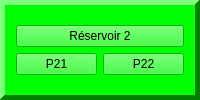
                <widget class="QFrame" name="F2">
                 <property name="palette">
                  <palette>
                   <active>
                    <colorrole role="WindowText">
                     <brush brushstyle="SolidPattern">
                      <color alpha="255">
                       <red>0</red>
                       <green>0</green>
                       <blue>0</blue>
                      </color>
                     </brush>
                    </colorrole>
                    <colorrole role="Button">
                     <brush brushstyle="SolidPattern">
                      <color alpha="255">
                       <red>0</red>
                       <green>255</green>
                       <blue>0</blue>
                      </color>
                     </brush>
                    </colorrole>
                    <colorrole role="Light">
                     <brush brushstyle="SolidPattern">
                      <color alpha="255">
                       <red>127</red>
                       <green>255</green>
                       <blue>127</blue>
                      </color>
                     </brush>
                    </colorrole>
                    <colorrole role="Midlight">
                     <brush brushstyle="SolidPattern">
                      <color alpha="255">
                       <red>63</red>
                       <green>255</green>
                       <blue>63</blue>
                      </color>
                     </brush>
                    </colorrole>
                    <colorrole role="Dark">
                     <brush brushstyle="SolidPattern">
                      <color alpha="255">
                       <red>0</red>
                       <green>127</green>
                       <blue>0</blue>
                      </color>
                     </brush>
                    </colorrole>
                    <colorrole role="Mid">
                     <brush brushstyle="SolidPattern">
                      <color alpha="255">
                       <red>0</red>
                       <green>170</green>
                       <blue>0</blue>
                      </color>
                     </brush>
                    </colorrole>
                    <colorrole role="Text">
                     <brush brushstyle="SolidPattern">
                      <color alpha="255">
                       <red>0</red>
                       <green>0</green>
                       <blue>0</blue>
                      </color>
                     </brush>
                    </colorrole>
                    <colorrole role="BrightText">
                     <brush brushstyle="SolidPattern">
                      <color alpha="255">
                       <red>255</red>
                       <green>255</green>
                       <blue>255</blue>
                      </color>
                     </brush>
                    </colorrole>
                    <colorrole role="ButtonText">
                     <brush brushstyle="SolidPattern">
                      <color alpha="255">
                       <red>0</red>
                       <green>0</green>
                       <blue>0</blue>
                      </color>
                     </brush>
                    </colorrole>
                    <colorrole role="Base">
                     <brush brushstyle="SolidPattern">
                      <color alpha="255">
                       <red>255</red>
                       <green>255</green>
                       <blue>255</blue>
                      </color>
                     </brush>
                    </colorrole>
                    <colorrole role="Window">
                     <brush brushstyle="SolidPattern">
                      <color alpha="255">
                       <red>0</red>
                       <green>255</green>
                       <blue>0</blue>
                      </color>
                     </brush>
                    </colorrole>
                    <colorrole role="Shadow">
                     <brush brushstyle="SolidPattern">
                      <color alpha="255">
                       <red>0</red>
                       <green>0</green>
                       <blue>0</blue>
                      </color>
                     </brush>
                    </colorrole>
                    <colorrole role="AlternateBase">
                     <brush brushstyle="SolidPattern">
                      <color alpha="255">
                       <red>127</red>
                       <green>255</green>
                       <blue>127</blue>
                      </color>
                     </brush>
                    </colorrole>
                    <colorrole role="ToolTipBase">
                     <brush brushstyle="SolidPattern">
                      <color alpha="255">
                       <red>255</red>
                       <green>255</green>
                       <blue>220</blue>
                      </color>
                     </brush>
                    </colorrole>
                    <colorrole role="ToolTipText">
                     <brush brushstyle="SolidPattern">
                      <color alpha="255">
                       <red>0</red>
                       <green>0</green>
                       <blue>0</blue>
                      </color>
                     </brush>
                    </colorrole>
                   </active>
                   <inactive>
                    <colorrole role="WindowText">
                     <brush brushstyle="SolidPattern">
                      <color alpha="255">
                       <red>0</red>
                       <green>0</green>
                       <blue>0</blue>
                      </color>
                     </brush>
                    </colorrole>
                    <colorrole role="Button">
                     <brush brushstyle="SolidPattern">
                      <color alpha="255">
                       <red>0</red>
                       <green>255</green>
                       <blue>0</blue>
                      </color>
                     </brush>
                    </colorrole>
                    <colorrole role="Light">
                     <brush brushstyle="SolidPattern">
                      <color alpha="255">
                       <red>127</red>
                       <green>255</green>
                       <blue>127</blue>
                      </color>
                     </brush>
                    </colorrole>
                    <colorrole role="Midlight">
                     <brush brushstyle="SolidPattern">
                      <color alpha="255">
                       <red>63</red>
                       <green>255</green>
                       <blue>63</blue>
                      </color>
                     </brush>
                    </colorrole>
                    <colorrole role="Dark">
                     <brush brushstyle="SolidPattern">
                      <color alpha="255">
                       <red>0</red>
                       <green>127</green>
                       <blue>0</blue>
                      </color>
                     </brush>
                    </colorrole>
                    <colorrole role="Mid">
                     <brush brushstyle="SolidPattern">
                      <color alpha="255">
                       <red>0</red>
                       <green>170</green>
                       <blue>0</blue>
                      </color>
                     </brush>
                    </colorrole>
                    <colorrole role="Text">
                     <brush brushstyle="SolidPattern">
                      <color alpha="255">
                       <red>0</red>
                       <green>0</green>
                       <blue>0</blue>
                      </color>
                     </brush>
                    </colorrole>
                    <colorrole role="BrightText">
                     <brush brushstyle="SolidPattern">
                      <color alpha="255">
                       <red>255</red>
                       <green>255</green>
                       <blue>255</blue>
                      </color>
                     </brush>
                    </colorrole>
                    <colorrole role="ButtonText">
                     <brush brushstyle="SolidPattern">
                      <color alpha="255">
                       <red>0</red>
                       <green>0</green>
                       <blue>0</blue>
                      </color>
                     </brush>
                    </colorrole>
                    <colorrole role="Base">
                     <brush brushstyle="SolidPattern">
                      <color alpha="255">
                       <red>255</red>
                       <green>255</green>
                       <blue>255</blue>
                      </color>
                     </brush>
                    </colorrole>
                    <colorrole role="Window">
                     <brush brushstyle="SolidPattern">
                      <color alpha="255">
                       <red>0</red>
                       <green>255</green>
                       <blue>0</blue>
                      </color>
                     </brush>
                    </colorrole>
                    <colorrole role="Shadow">
                     <brush brushstyle="SolidPattern">
                      <color alpha="255">
                       <red>0</red>
                       <green>0</green>
                       <blue>0</blue>
                      </color>
                     </brush>
                    </colorrole>
                    <colorrole role="AlternateBase">
                     <brush brushstyle="SolidPattern">
                      <color alpha="255">
                       <red>127</red>
                       <green>255</green>
                       <blue>127</blue>
                      </color>
                     </brush>
                    </colorrole>
                    <colorrole role="ToolTipBase">
                     <brush brushstyle="SolidPattern">
                      <color alpha="255">
                       <red>255</red>
                       <green>255</green>
                       <blue>220</blue>
                      </color>
                     </brush>
                    </colorrole>
                    <colorrole role="ToolTipText">
                     <brush brushstyle="SolidPattern">
                      <color alpha="255">
                       <red>0</red>
                       <green>0</green>
                       <blue>0</blue>
                      </color>
                     </brush>
                    </colorrole>
                   </inactive>
                   <disabled>
                    <colorrole role="WindowText">
                     <brush brushstyle="SolidPattern">
                      <color alpha="255">
                       <red>0</red>
                       <green>127</green>
                       <blue>0</blue>
                      </color>
                     </brush>
                    </colorrole>
                    <colorrole role="Button">
                     <brush brushstyle="SolidPattern">
                      <color alpha="255">
                       <red>0</red>
                       <green>255</green>
                       <blue>0</blue>
                      </color>
                     </brush>
                    </colorrole>
                    <colorrole role="Light">
                     <brush brushstyle="SolidPattern">
                      <color alpha="255">
                       <red>127</red>
                       <green>255</green>
                       <blue>127</blue>
                      </color>
                     </brush>
                    </colorrole>
                    <colorrole role="Midlight">
                     <brush brushstyle="SolidPattern">
                      <color alpha="255">
                       <red>63</red>
                       <green>255</green>
                       <blue>63</blue>
                      </color>
                     </brush>
                    </colorrole>
                    <colorrole role="Dark">
                     <brush brushstyle="SolidPattern">
                      <color alpha="255">
                       <red>0</red>
                       <green>127</green>
                       <blue>0</blue>
                      </color>
                     </brush>
                    </colorrole>
                    <colorrole role="Mid">
                     <brush brushstyle="SolidPattern">
                      <color alpha="255">
                       <red>0</red>
                       <green>170</green>
                       <blue>0</blue>
                      </color>
                     </brush>
                    </colorrole>
                    <colorrole role="Text">
                     <brush brushstyle="SolidPattern">
                      <color alpha="255">
                       <red>0</red>
                       <green>127</green>
                       <blue>0</blue>
                      </color>
                     </brush>
                    </colorrole>
                    <colorrole role="BrightText">
                     <brush brushstyle="SolidPattern">
                      <color alpha="255">
                       <red>255</red>
                       <green>255</green>
                       <blue>255</blue>
                      </color>
                     </brush>
                    </colorrole>
                    <colorrole role="ButtonText">
                     <brush brushstyle="SolidPattern">
                      <color alpha="255">
                       <red>0</red>
                       <green>127</green>
                       <blue>0</blue>
                      </color>
                     </brush>
                    </colorrole>
                    <colorrole role="Base">
                     <brush brushstyle="SolidPattern">
                      <color alpha="255">
                       <red>0</red>
                       <green>255</green>
                       <blue>0</blue>
                      </color>
                     </brush>
                    </colorrole>
                    <colorrole role="Window">
                     <brush brushstyle="SolidPattern">
                      <color alpha="255">
                       <red>0</red>
                       <green>255</green>
                       <blue>0</blue>
                      </color>
                     </brush>
                    </colorrole>
                    <colorrole role="Shadow">
                     <brush brushstyle="SolidPattern">
                      <color alpha="255">
                       <red>0</red>
                       <green>0</green>
                       <blue>0</blue>
                      </color>
                     </brush>
                    </colorrole>
                    <colorrole role="AlternateBase">
                     <brush brushstyle="SolidPattern">
                      <color alpha="255">
                       <red>0</red>
                       <green>255</green>
                       <blue>0</blue>
                      </color>
                     </brush>
                    </colorrole>
                    <colorrole role="ToolTipBase">
                     <brush brushstyle="SolidPattern">
                      <color alpha="255">
                       <red>255</red>
                       <green>255</green>
                       <blue>220</blue>
                      </color>
                     </brush>
                    </colorrole>
                    <colorrole role="ToolTipText">
                     <brush brushstyle="SolidPattern">
                      <color alpha="255">
                       <red>0</red>
                       <green>0</green>
                       <blue>0</blue>
                      </color>
                     </brush>
                    </colorrole>
                   </disabled>
                  </palette>
                 </property>
                 <property name="frameShape">
                  <enum>QFrame::Panel</enum>
                 </property>
                 <property name="frameShadow">
                  <enum>QFrame::Raised</enum>
                 </property>
                 <property name="lineWidth">
                  <number>5</number>
                 </property>
                 <layout class="QGridLayout" name="gridLayout_2">
                  <item row="0" column="0">
                   <layout class="QVBoxLayout" name="verticalLayout_5">
                    <item>
                     <widget class="QPushButton" name="R2">
                      <property name="text">
                       <string>Réservoir 2</string>
                      </property>
                     </widget>
                    </item>
                    <item>
                     <layout class="QHBoxLayout" name="horizontalLayout_6">
                      <item>
                       <widget class="QPushButton" name="P21">
                        <property name="text">
                         <string>P21</string>
                        </property>
                       </widget>
                      </item>
                      <item>
                       <widget class="QPushButton" name="P22">
                        <property name="text">
                         <string>P22</string>
                        </property>
                       </widget>
                      </item>
                     </layout>
                    </item>
                   </layout>
                  </item>
                 </layout>
                </widget>
